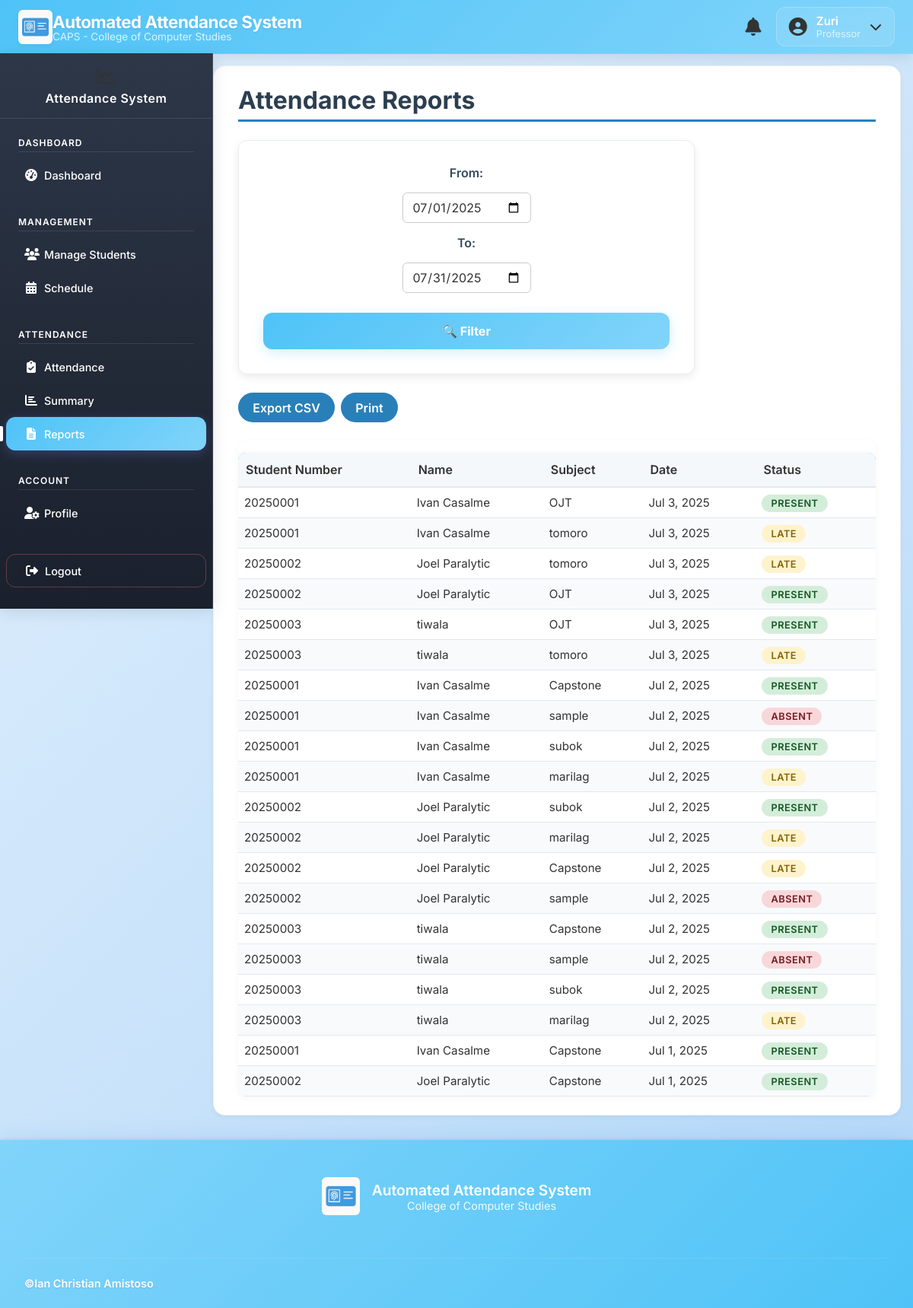
Screenshot of /frontend/professor/reports.php (signed in) with the database file from the repository.
### tables this page shows
CREATE TABLE `attendance` (
  `id` int(11) NOT NULL,
  `user_id` int(11) NOT NULL,
  `schedule_id` int(11) NOT NULL,
  `attendance_date` date NOT NULL,
  `status` enum('present','late','absent') NOT NULL DEFAULT 'present',
  `time_in` time DEFAULT NULL,
  `time_out` time DEFAULT NULL,
  `method` enum('manual','rfid','fingerprint') DEFAULT 'manual',
  `device_response` longtext DEFAULT NULL CHECK (json_valid(`device_response`)),
  `created_at` timestamp NOT NULL DEFAULT current_timestamp(),
  `updated_at` timestamp NULL DEFAULT NULL ON UPDATE current_timestamp()
);

CREATE TABLE `users` (
  `id` int(11) NOT NULL,
  `role` enum('student','professor') NOT NULL,
  `student_number` varchar(20) DEFAULT NULL,
  `name` varchar(100) NOT NULL,
  `email` varchar(100) NOT NULL,
  `phone` varchar(20) DEFAULT NULL,
  `password_hash` varchar(255) NOT NULL,
  `profile_photo` varchar(255) DEFAULT NULL,
  `created_at` timestamp NOT NULL DEFAULT current_timestamp()
);

CREATE TABLE `schedules` (
  `id` int(11) NOT NULL,
  `professor_id` int(11) NOT NULL,
  `subject` varchar(100) NOT NULL,
  `room` varchar(50) NOT NULL,
  `date` date NOT NULL,
  `start_time` time NOT NULL,
  `end_time` time NOT NULL,
  `late_threshold` int(11) NOT NULL DEFAULT 0,
  `created_at` timestamp NOT NULL DEFAULT current_timestamp(),
  `is_active` tinyint(1) DEFAULT 0,
  `activated_at` timestamp NULL DEFAULT NULL,
  `completed_at` timestamp NULL DEFAULT NULL,
  `current_status` enum('pending','active','completed','cancelled') DEFAULT 'pending',
  `attendance_window_start` time DEFAULT NULL,
  `attendance_window_end` time DEFAULT NULL
);

### frontend/professor/reports.php (the view, shortened to what this page needs)
<?php
require_once __DIR__ . "/../../backend/config/config.php";
$dateFrom = $_GET['date_from'] ?? date('Y-m-01');
$dateTo = $_GET['date_to'] ?? date('Y-m-t');
$dateFrom = htmlspecialchars($dateFrom);
$dateTo = htmlspecialchars($dateTo);
$sql = "SELECT u.student_number, u.name, a.attendance_date, a.status, s.subject
        FROM attendance a
        JOIN users u ON a.user_id = u.id
        JOIN schedules s ON a.schedule_id = s.id
        WHERE a.attendance_date BETWEEN ? AND ?
        ORDER BY a.attendance_date DESC, u.name ASC";
$stmt = $pdo->prepare($sql);
$stmt->execute([$dateFrom, $dateTo]);
$result = $stmt->fetchAll();
?>
<!DOCTYPE html>
<html lang="en">
<head>
  <link rel="stylesheet" href="/attendance-system/assets/css/style.css" />
</head>
<body class="dashboard-bg">
  <?php include "../../includes/header.php"; ?>
  <div class="layout">
    <?php include "../../includes/sidebar.php"; ?>
    <main class="main-content">
      <h2>Attendance Reports</h2>
      <form method="GET" action="reports.php" class="card" style="display: flex; gap: 1rem; align-items: center; max-width: 600px; margin-bottom: 1.5rem;">
        <label for="date_from">From:</label>
        <input type="date" id="date_from" name="date_from" value="<?php echo $dateFrom; ?>" required>
        <label for="date_to">To:</label>
        <input type="date" id="date_to" name="date_to" value="<?php echo $dateTo; ?>" required>
        <button type="submit" class="btn btn-primary">🔍 Filter</button>
      </form>
      <div style="margin-bottom: 1rem; display: flex; gap: 0.5rem;">
        <button id="export-csv" class="btn btn-secondary" type="button">Export CSV</button>
        <button id="print-report" class="btn btn-secondary" type="button">Print</button>
      </div>
      <div id="print-area" class="table-responsive">
        <table class="attendance-table">
          <thead>
            <tr>
              <th>Student Number</th>
              <th>Name</th>
              <th>Subject</th>
              <th>Date</th>
              <th>Status</th>
            </tr>
          </thead>
          <tbody>
            <?php if (count($result) > 0): ?>
              <?php foreach ($result as $row): ?>
                <tr>
                  <td><?php echo htmlspecialchars($row['student_number']); ?></td>
                  <td><?php echo htmlspecialchars($row['name']); ?></td>
                  <td><?php echo htmlspecialchars($row['subject']); ?></td>
                  <td><?php echo htmlspecialchars(date('M j, Y', strtotime($row['attendance_date']))); ?></td>
                  <td>
                    <?php
                      $status = $row['status'];
                      if ($status === 'present') {
                        echo "<span class='status-present'>Present</span>";
                      } elseif ($status === 'late') {
                        echo "<span class='status-late'>Late</span>";
                      } else {
                        echo "<span class='status-absent'>Absent</span>";
                      }
                    ?>
                  </td>
                </tr>
              <?php endforeach; ?>
            <?php else: ?>
              <tr>
                <td colspan="4" style="text-align:center; padding: 1rem;">No attendance records found for this period.</td>
              </tr>
            <?php endif; ?>
          </tbody>
        </table>
      </div>
    </main>
  </div>
  <?php include "../../includes/footer.php"; ?>
</body>
</html>

### includes/header.php (shortened to what this page needs)
<!DOCTYPE html>
<html lang="en">
<head>
  <link rel="stylesheet" href="https://cdnjs.cloudflare.com/ajax/libs/font-awesome/6.4.0/css/all.min.css" />
  <link rel="stylesheet" href="/attendance-system/assets/css/style.css" />
</head>
<body>
<header class="main-header">
  <div class="header-container">
    <div class="header-left">
      <div class="logo-container">
        <a href="/attendance-system/frontend/professor/dashboard.php" class="logo-link" aria-label="Go to Dashboard">
        <img src="/attendance-system/assets/images/capslogo.png" alt="CAPS Logo" class="header-logo" />
        <div class="logo-text">
          <h1 class="system-title">Automated Attendance System</h1>
          <span class="system-subtitle">CAPS - College of Computer Studies</span>
        </div>
        </a>
      </div>
    </div>
    <div class="header-right">
      <button class="notification-bell" aria-label="Notifications">
        <i class="fas fa-bell"></i>
      </button>
      <?php if(isset($_SESSION['name'])): ?>
        <div class="user-menu">
          <div class="user-info">
            <div class="user-avatar">
              <i class="fas fa-user-circle"></i>
            </div>
            <div class="user-details">
              <span class="user-name"><?php echo htmlspecialchars($_SESSION['name']); ?></span>
              <span class="user-role"><?php echo ucfirst(htmlspecialchars($_SESSION['role'] ?? 'User')); ?></span>
            </div>
            <div class="user-dropdown-toggle">
              <i class="fas fa-chevron-down"></i>
            </div>
          </div>
        </div>
      <?php endif; ?>
    </div>
  </div>
</header>
<div class="wrapper">

### includes/sidebar.php (shortened to what this page needs)
<?php
$role = $_SESSION['role'] ?? '';
$currentPage = basename($_SERVER['PHP_SELF']);
function isActive($page) {
  global $currentPage;
  return $currentPage === $page ? 'active' : '';
}
?>
<div class="sidebar">
  <div class="sidebar-header">
    <div class="sidebar-logo">
      <i class="fas fa-chart-line"></i>
    </div>
    <h2 class="sidebar-title">Attendance System</h2>
  </div>
  <nav class="sidebar-nav">
    <?php if ($role === 'professor'): ?>
      <div class="nav-section">
        <h3 class="nav-section-title">Dashboard</h3>
        <a href="/attendance-system/frontend/professor/dashboard.php" class="nav-link <?=isActive('dashboard.php')?>">
          <i class="fas fa-tachometer-alt"></i>
          <span>Dashboard</span>
        </a>
      </div>
      <div class="nav-section">
        <h3 class="nav-section-title">Management</h3>
        <a href="/attendance-system/frontend/professor/students.php" class="nav-link <?=isActive('students.php')?>">
          <i class="fas fa-users"></i>
          <span>Manage Students</span>
        </a>
        <a href="/attendance-system/frontend/professor/schedule.php" class="nav-link <?=isActive('schedule.php')?>">
          <i class="fas fa-calendar-alt"></i>
          <span>Schedule</span>
        </a>
      </div>
      <div class="nav-section">
        <h3 class="nav-section-title">Attendance</h3>
        <a href="/attendance-system/frontend/professor/attendance.php" class="nav-link <?=isActive('attendance.php')?>">
          <i class="fas fa-clipboard-check"></i>
          <span>Attendance</span>
        </a>
        <a href="/attendance-system/frontend/professor/summary.php" class="nav-link <?=isActive('summary.php')?>">
          <i class="fas fa-chart-bar"></i>
          <span>Summary</span>
        </a>
        <a href="/attendance-system/frontend/professor/reports.php" class="nav-link <?=isActive('reports.php')?>">
          <i class="fas fa-file-alt"></i>
          <span>Reports</span>
        </a>
      </div>
      <div class="nav-section">
        <h3 class="nav-section-title">Account</h3>
        <a href="/attendance-system/frontend/professor/profile.php" class="nav-link <?=isActive('profile.php')?>">
          <i class="fas fa-user-cog"></i>
          <span>Profile</span>
        </a>
      </div>
    <?php endif; ?>
    <div class="nav-section nav-section-bottom">
      <a href="/attendance-system/backend/auth/logout.php" class="nav-link nav-link-logout">
        <i class="fas fa-sign-out-alt"></i>
        <span>Logout</span>
      </a>
    </div>
  </nav>
</div>

### includes/footer.php (shortened to what this page needs)
</div>
<footer class="main-footer">
  <div class="footer-container">
    <div class="footer-content">
      <div class="footer-section">
        <div class="footer-logo">
          <img src="/attendance-system/assets/images/capslogo.png" alt="CAPS Logo" class="footer-logo-img" />
          <div class="footer-logo-text">
            <h3>Automated Attendance System</h3>
            <p>College of Computer Studies</p>
          </div>
        </div>
      </div>
    </div>
    <div class="footer-bottom">
      <div class="footer-bottom-content">
        <p class="footer-developer">&copy;Ian Christian Amistoso</p>
      </div>
    </div>
  </div>
</footer>
</body>
</html>

### rows the page displays
attendance: user.student_number "20250001", user.name "Ivan Casalme", schedule.subject "OJT", attendance_date "Jul 3, 2025", status "PRESENT"
attendance: user.student_number "20250001", user.name "Ivan Casalme", schedule.subject "tomoro", attendance_date "Jul 3, 2025", status "LATE"
attendance: user.student_number "20250002", user.name "Joel Paralytic", schedule.subject "tomoro", attendance_date "Jul 3, 2025", status "LATE"
attendance: user.student_number "20250002", user.name "Joel Paralytic", schedule.subject "OJT", attendance_date "Jul 3, 2025", status "PRESENT"
attendance: user.student_number "20250003", user.name "tiwala", schedule.subject "OJT", attendance_date "Jul 3, 2025", status "PRESENT"
attendance: user.student_number "20250003", user.name "tiwala", schedule.subject "tomoro", attendance_date "Jul 3, 2025", status "LATE"
attendance: user.student_number "20250001", user.name "Ivan Casalme", schedule.subject "Capstone", attendance_date "Jul 2, 2025", status "PRESENT"
attendance: user.student_number "20250001", user.name "Ivan Casalme", schedule.subject "sample", attendance_date "Jul 2, 2025", status "ABSENT"
attendance: user.student_number "20250001", user.name "Ivan Casalme", schedule.subject "subok", attendance_date "Jul 2, 2025", status "PRESENT"
attendance: user.student_number "20250001", user.name "Ivan Casalme", schedule.subject "marilag", attendance_date "Jul 2, 2025", status "LATE"
attendance: user.student_number "20250002", user.name "Joel Paralytic", schedule.subject "subok", attendance_date "Jul 2, 2025", status "PRESENT"
attendance: user.student_number "20250002", user.name "Joel Paralytic", schedule.subject "marilag", attendance_date "Jul 2, 2025", status "LATE"
attendance: user.student_number "20250002", user.name "Joel Paralytic", schedule.subject "Capstone", attendance_date "Jul 2, 2025", status "LATE"
attendance: user.student_number "20250002", user.name "Joel Paralytic", schedule.subject "sample", attendance_date "Jul 2, 2025", status "ABSENT"
attendance: user.student_number "20250003", user.name "tiwala", schedule.subject "Capstone", attendance_date "Jul 2, 2025", status "PRESENT"
attendance: user.student_number "20250003", user.name "tiwala", schedule.subject "sample", attendance_date "Jul 2, 2025", status "ABSENT"
attendance: user.student_number "20250003", user.name "tiwala", schedule.subject "subok", attendance_date "Jul 2, 2025", status "PRESENT"
attendance: user.student_number "20250003", user.name "tiwala", schedule.subject "marilag", attendance_date "Jul 2, 2025", status "LATE"
attendance: user.student_number "20250001", user.name "Ivan Casalme", schedule.subject "Capstone", attendance_date "Jul 1, 2025", status "PRESENT"
attendance: user.student_number "20250002", user.name "Joel Paralytic", schedule.subject "Capstone", attendance_date "Jul 1, 2025", status "PRESENT"

### other values shown
$_SESSION['name'] "Zuri"
$_SESSION['role'] "Professor"
